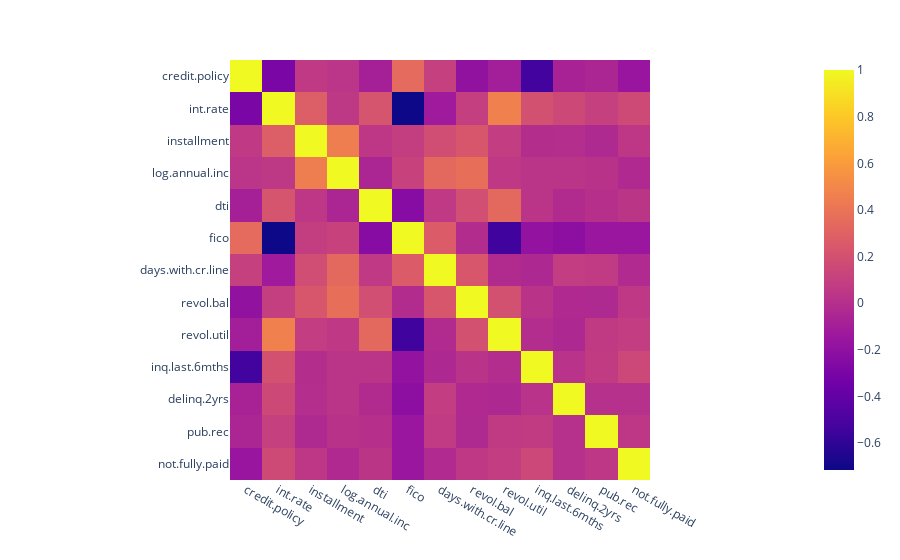

Notebook code cell kept with this figure:
### Markdown cell above
* The figure above shows that the more fico score increase, the lower interest rate people have better credit get and vice versa

### Code cell
px.imshow(df.corr())

### Figure 1 — Plotly figure (JSON) as saved in the notebook; plotly's stock layout.template omitted (floating-point values rounded to 4 significant figures; data arrays with more than 128 entries replaced by an {"elided": "..."} marker saying what was removed)
{"data": [{"coloraxis": "coloraxis", "hovertemplate": "x: %{x}<br>y: %{y}<br>color: %{z}<extra></extra>", "name": "0", "type": "heatmap", "x": ["credit.policy", "int.rate", "installment", "log.annual.inc", "dti", "fico", "days.with.cr.line", "revol.bal", "revol.util", "inq.last.6mths", "delinq.2yrs", "pub.rec", "not.fully.paid"], "xaxis": "x", "y": ["credit.policy", "int.rate", "installment", "log.annual.inc", "dti", "fico", "days.with.cr.line", "revol.bal", "revol.util", "inq.last.6mths", "delinq.2yrs", "pub.rec", "not.fully.paid"], "yaxis": "y", "z": {"elided": "13x13 float values"}}], "layout": {"coloraxis": {"colorscale": [[0, "#0d0887"], [0.1111, "#46039f"], [0.2222, "#7201a8"], [0.3333, "#9c179e"], [0.4444, "#bd3786"], [0.5556, "#d8576b"], [0.6667, "#ed7953"], [0.7778, "#fb9f3a"], [0.8889, "#fdca26"], [1, "#f0f921"]]}, "margin": {"t": 60}, "xaxis": {"anchor": "y", "constrain": "domain", "domain": [0, 1], "scaleanchor": "y"}, "yaxis": {"anchor": "x", "autorange": "reversed", "constrain": "domain", "domain": [0, 1]}}}
